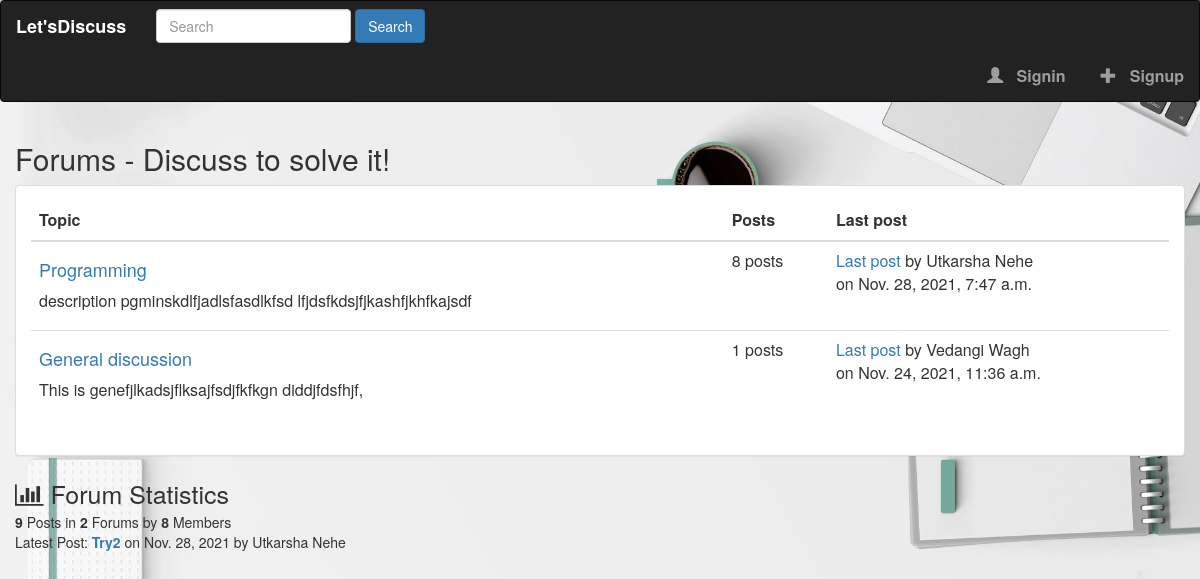
Before: / with the older database file.
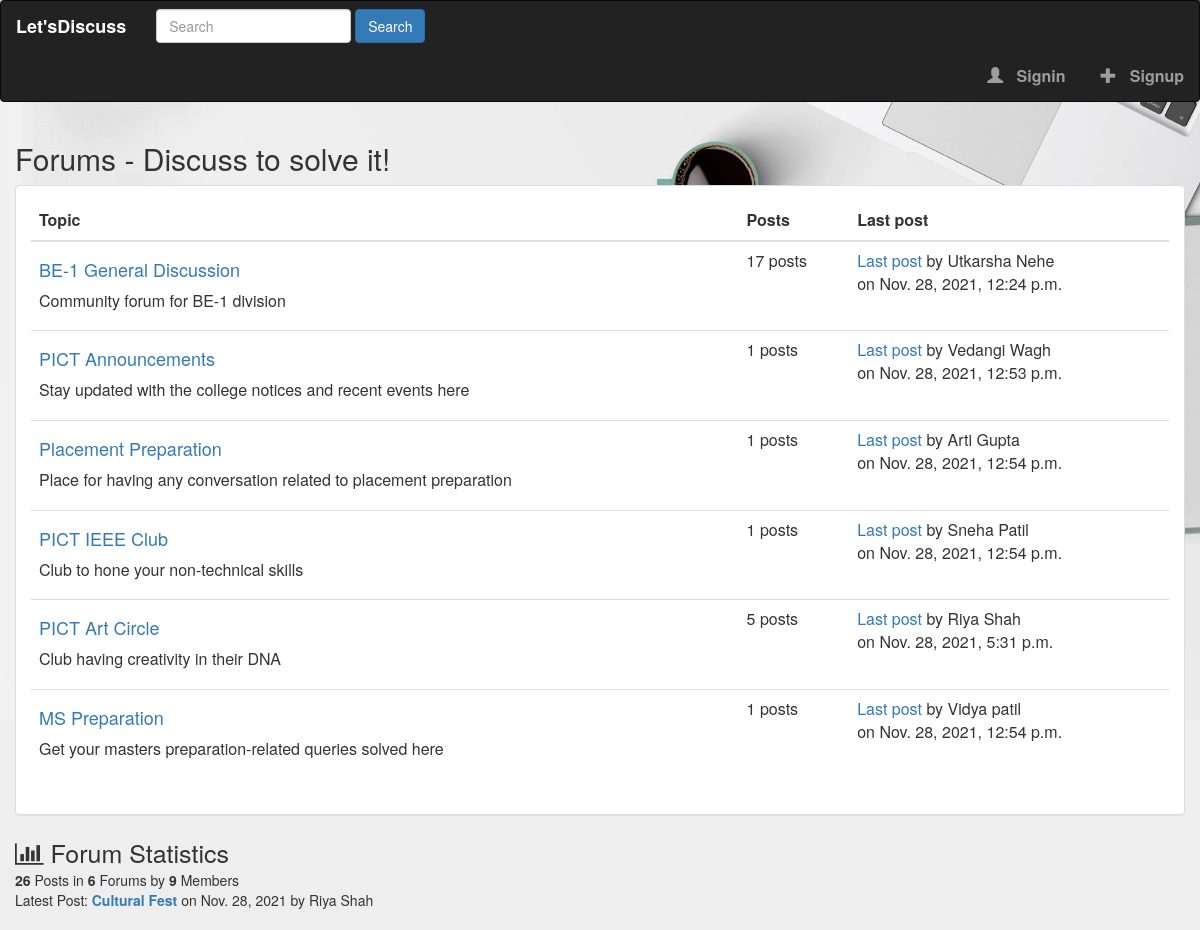
After: the same page with the newer database file.
### online_forum/models.py (models this page shows, shortened)
class Category(models.Model):
    title = models.CharField(max_length=100)
    slug = models.SlugField(max_length=200, unique=True, blank=True)
    description = models.TextField(default="Description")
    class Meta:
        verbose_name_plural = "Categories"
    def get_url(self):
        return reverse("posts", kwargs={
            'slug': self.slug
        })
    @property
    def number_of_posts(self):
        return Post.objects.filter(categories=self).count()
    @property
    def last_post(self):
        return Post.objects.filter(categories=self).latest('timestamp')

class Post(models.Model):
    title = models.CharField(max_length=1000)
    slug = models.SlugField(max_length=1500, unique=True, blank=True)
    author = models.ForeignKey(Author, on_delete=models.CASCADE)
    content = HTMLField()
    categories = models.ManyToManyField(Category)
    timestamp = models.DateTimeField(auto_now_add=True)
    approved = models.BooleanField(default=False)
    hit_count_generic = GenericRelation(HitCount, object_id_field='object_pk',
                                        related_query_name='hit_count_generic_relation')
    tags = TaggableManager()
    comments = models.ManyToManyField(Comment, blank=True)
    closed = models.BooleanField(default=False)
    state = models.CharField(max_length=40, default='zero')
    def get_url(self):
        return reverse("post-detail", kwargs={
            'slug': self.slug
        })

class Author(models.Model):
    user = models.ForeignKey(User, on_delete=models.CASCADE)
    full_name = models.CharField(max_length=255, blank=True)
    slug = models.SlugField(max_length=512, unique=True, blank=True)
    bio = HTMLField()
    points = models.IntegerField(default=0)
    profile_pic = ResizedImageField(size=[50, 80], quality=100, upload_to='authors', default=None, blank=False)

### online_forum/views.py (the view)
# urls.py: path('', views.index, name='index'),
def index(request):
    forums = Category.objects.all()
    number_of_posts = Post.objects.all().count()
    number_of_users = User.objects.all().count()
    number_of_forums = forums.count()
    try:
        last_post = Post.objects.latest("timestamp")
    except:
        last_post = []
    context = {
        'forums': forums,
        'number_of_posts': number_of_posts,
        'number_of_users': number_of_users,
        'number_of_forums': number_of_forums,
        'last_post': last_post,
        'title': 'Forum App'
    }
    return render(request, 'index.html', context)

### online_forum/context_processors.py (called while the page is built, shortened)
def search(request):
    search_context = {}
    posts = Post.objects.all()
    return search_context

### templates/index.html
{% extends 'base.html' %}
{% block content %}
    <div class="container">
        <div class="row">
            {% if forums %}
                <h2>Forums - Discuss to solve it!</h2>
                <div class="panel panel-default">
                    <div class="panel-body">
                        <table class="table">
                            <thead>
                                <tr>
                                    <th>Topic</th>
                                    <th>Posts</th>
                                    <th>Last post</th>
                                </tr>
                            </thead>
                            <tbody>
                            {% for forum in forums %}
                                <tr>
                                    <td>
                                        <h4><a href="{{ forum.get_url }}">{{ forum.title }}</a></h4>
                                        <p>{{ forum.description }}</p>
                                    </td>
                                    <td>
                                        <span>{{ forum.number_of_posts }} posts</span>
                                    </td>
                                    <td>
                                        {% if forum.last_post %}
                                            <a href="{{ forum.last_post.get_url }}">Last post</a>
                                            by {{ forum.last_post.author.full_name }}
                                            <br/>
                                            on {{ forum.last_post.timestamp }}
                                        {% else %}
                                        <p>None</p>
                                        {% endif %}
                                    </td>
                                </tr>
                            {% endfor %}
                            </tbody>
                        </table>
                    </div>
                </div>
            {% else %}
                <h2>No forums found</h2>
            {% endif %}
        </div>
    <div class="row">
        <span style="font-size: 25px;">
            <i class="fa fa-bar-chart"></i>
            Forum Statistics
        </span>
        <div>
            <span>
                <b>{{ number_of_posts }}</b> Posts in
                <b>{{ number_of_forums }}</b> Forums by
                <b>{{ number_of_users }}</b> Members
            </span>
            <br/>
            <span>
                Latest Post:
                <b>
                    <a href="{{ last_post.get_url }}">
                        {{ last_post.title }}
                    </a>
                </b>
                on {{ last_post.timestamp|date }} by {{ last_post.author.full_name|title }}
            </span>
        </div>
    </div>
</div>
<br/>
{% endblock content %}

### templates/base.html (shortened to what this page needs)
{% load static %}
<html lang="en">
    <head>
        <link rel="stylesheet" href="{% static 'style.css' %}">
        <link rel="stylesheet" href="https://cdnjs.cloudflare.com/ajax/libs/font-awesome/4.7.0/css/font-awesome.min.css">
        <link rel="stylesheet" type="text/css" href="https://maxcdn.bootstrapcdn.com/bootstrap/3.3.6/css/bootstrap.min.css">
    </head>
    <body style="background-color:#EEE;">
         <nav class="navbar navbar-inverse">
            <div class="navbar-header">
                <a class="navbar-brand" href="{% url 'index' %}" style="color: white;">Let'sDiscuss</a>
            </div>
            <div class="collapse navbar-collapse" id="topNavBar">
                <ul class="nav navbar-nav">
                    <form action="{% url 'search-post' %}" class="navbar-form navbar-left" role="search" method="get"  role="form">
                        <div class="form-group">
                            <input type="text" class="form-control" name="search-query" id="search-query" placeholder="Search">
                        </div>
                        <button type="submit" name="search-form" class="btn btn-primary">Search</button>
                    </form>
                </ul>
                <ul class="nav navbar-nav navbar-right">
                    {% if user.is_authenticated %}
                        <li class="navbar-item" style="margin-left: 550px;">
                            <a href="{% url 'create-post' %}">
                                <span class="glyphicon glyphicon-plus" aria-hidden="true"></span> &nbsp; Create Post
                            </a>
                        </li>
                        <li class="navbar-item" style="margin-left: 10px;">
                            <a href="{% url 'logout' %}">
                                <span class="glyphicon glyphicon-off" aria-hidden="true"></span> &nbsp; Logout
                            </a>
                        </li>
                    {% else %}
                        <li class="navbar-item" style="margin-left: 590px;">
                            <a href="{% url 'signin' %}">
                                <span class="glyphicon glyphicon-user" aria-hidden="true"></span> &nbsp; Signin
                            </a>
                        </li>
                        <li class="navbar-item" style="margin-left: 5px;">
                            <a href="{% url 'signup' %}">
                                <span class="glyphicon glyphicon-plus" aria-hidden="true"></span> &nbsp; Signup
                            </a>
                        </li>
                    {% endif %}
                </ul>
            </div>
        </nav>
        {% block content %}
        {% endblock content %}
    </body>
</html>

### static/style.css (style rules this page uses)
body { background: white url('images/bg6.jpg'); background-size: 100%; background-repeat:no-repeat; }
.navbar-brand { font-weight: bold; }
.navbar-item { font-size : 16px; font-weight: bold; }
* { margin: 0; padding: 0; -webkit-box-sizing: border-box; -moz-box-sizing: border-box; box-sizing: border-box; }
ul { list-style-type: none; }

Changed rows visible on the page:
removed Category: title "Programming", description "description pgminskdlfjadlsfasdlkfsd lfjdsfkdsjfjkashfjkhfkajsdf", number_of_posts "8", last_post.author.full_name "Utkarsha Nehe", last_post.timestamp "Nov. 28, 2021, 7:47 a.m."
removed Category: title "General discussion", description "This is genefjlkadsjflksajfsdjfkfkgn diddjfdsfhjf,", number_of_posts "1", last_post.author.full_name "Vedangi Wagh", last_post.timestamp "Nov. 24, 2021, 11:36 a.m."
removed Post: title "Try2", timestamp "Nov. 28, 2021", author.full_name "Utkarsha Nehe"
added Category: title "BE-1 General Discussion", description "Community forum for BE-1 division", number_of_posts "17", last_post.author.full_name "Utkarsha Nehe", last_post.timestamp "Nov. 28, 2021, 12:24 p.m."
added Category: title "PICT Announcements", description "Stay updated with the college notices and recent events here", number_of_posts "1", last_post.author.full_name "Vedangi Wagh", last_post.timestamp "Nov. 28, 2021, 12:53 p.m."
added Category: title "Placement Preparation", description "Place for having any conversation related to placement preparation", number_of_posts "1", last_post.author.full_name "Arti Gupta", last_post.timestamp "Nov. 28, 2021, 12:54 p.m."
added Category: title "PICT IEEE Club", description "Club to hone your non-technical skills", number_of_posts "1", last_post.author.full_name "Sneha Patil", last_post.timestamp "Nov. 28, 2021, 12:54 p.m."
added Category: title "PICT Art Circle", description "Club having creativity in their DNA", number_of_posts "5", last_post.author.full_name "Riya Shah", last_post.timestamp "Nov. 28, 2021, 5:31 p.m."
added Category: title "MS Preparation", description "Get your masters preparation-related queries solved here", number_of_posts "1", last_post.author.full_name "Vidya patil", last_post.timestamp "Nov. 28, 2021, 12:54 p.m."
added Post: title "Cultural Fest", timestamp "Nov. 28, 2021", author.full_name "Riya Shah"
Other visible differences:
{{ number_of_posts }}: "9" → "26"
{{ number_of_forums }}: "2" → "6"
{{ number_of_users }}: "8" → "9"
